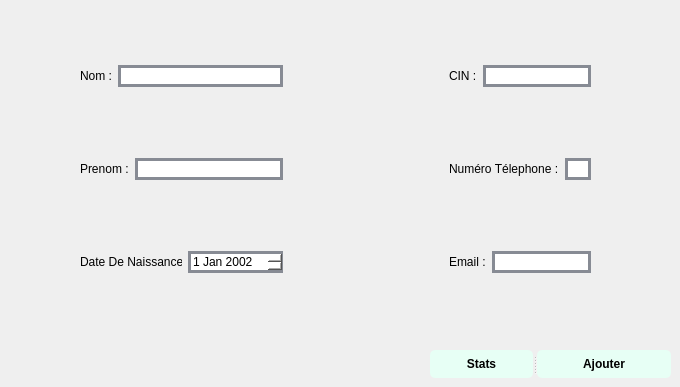
          <widget class="QWidget" name="Add">
           <attribute name="title">
            <string>Ajouter Client</string>
           </attribute>
           <widget class="QWidget" name="layoutWidget_2">
            <property name="geometry">
             <rect>
              <x>0</x>
              <y>0</y>
              <width>671</width>
              <height>341</height>
             </rect>
            </property>
            <layout class="QGridLayout" name="gridLayout">
             <item row="3" column="1">
              <layout class="QHBoxLayout" name="horizontalLayout_6">
               <property name="leftMargin">
                <number>80</number>
               </property>
               <property name="rightMargin">
                <number>80</number>
               </property>
               <item>
                <widget class="QLabel" name="label_88">
                 <property name="text">
                  <string>Email :</string>
                 </property>
                </widget>
               </item>
               <item>
                <widget class="QLineEdit" name="mail">
                 <property name="styleSheet">
                  <string notr="true">QLineEdit {
	font: 75 8pt &quot;MS Shell Dlg 2&quot;;
border: 3px solid #878b94;
border-radius: 40pxt;
background: white;
}</string>
                 </property>
                </widget>
               </item>
              </layout>
             </item>
             <item row="0" column="0">
              <layout class="QHBoxLayout" name="horizontalLayout_3">
               <property name="leftMargin">
                <number>80</number>
               </property>
               <property name="rightMargin">
                <number>80</number>
               </property>
               <item>
                <widget class="QLabel" name="label_89">
                 <property name="text">
                  <string>Nom :</string>
                 </property>
                </widget>
               </item>
               <item>
                <widget class="QLineEdit" name="nom">
                 <property name="styleSheet">
                  <string notr="true">QLineEdit {
	font: 75 8pt &quot;MS Shell Dlg 2&quot;;
border: 3px solid #878b94;
border-radius: 40pxt;
background: white;
}</string>
                 </property>
                </widget>
               </item>
              </layout>
             </item>
             <item row="1" column="0">
              <layout class="QHBoxLayout" name="horizontalLayout_4">
               <property name="leftMargin">
                <number>80</number>
               </property>
               <property name="rightMargin">
                <number>80</number>
               </property>
               <item>
                <widget class="QLabel" name="label_90">
                 <property name="text">
                  <string>Prenom :</string>
                 </property>
                </widget>
               </item>
               <item>
                <widget class="QLineEdit" name="prenom">
                 <property name="styleSheet">
                  <string notr="true">QLineEdit {
	font: 75 8pt &quot;MS Shell Dlg 2&quot;;
border: 3px solid #878b94;
border-radius: 40pxt;
background: white;
}</string>
                 </property>
                </widget>
               </item>
              </layout>
             </item>
             <item row="1" column="1">
              <layout class="QHBoxLayout" name="horizontalLayout_5">
               <property name="leftMargin">
                <number>80</number>
               </property>
               <property name="rightMargin">
                <number>80</number>
               </property>
               <item>
                <widget class="QLabel" name="label_91">
                 <property name="text">
                  <string>Numéro Télephone :</string>
                 </property>
                </widget>
               </item>
               <item>
                <widget class="QLineEdit" name="num_phone">
                 <property name="styleSheet">
                  <string notr="true">QLineEdit {
	font: 75 8pt &quot;MS Shell Dlg 2&quot;;
border: 3px solid #878b94;
border-radius: 40pxt;
background: white;
}</string>
                 </property>
                </widget>
               </item>
              </layout>
             </item>
             <item row="3" column="0">
              <layout class="QHBoxLayout" name="horizontalLayout_7">
               <property name="leftMargin">
                <number>80</number>
               </property>
               <property name="rightMargin">
                <number>80</number>
               </property>
               <item>
                <widget class="QLabel" name="label_92">
                 <property name="text">
                  <string>Date De Naissance :</string>
                 </property>
                </widget>
               </item>
               <item>
                <widget class="QDateEdit" name="hbd">
                 <property name="styleSheet">
                  <string notr="true">QDateEdit {
	font: 75 8pt &quot;MS Shell Dlg 2&quot;;
border: 3px solid #878b94;
border-radius: 40pxt;
background: white;
}</string>
                 </property>
                 <property name="dateTime">
                  <datetime>
                   <hour>0</hour>
                   <minute>0</minute>
                   <second>0</second>
                   <year>2002</year>
                   <month>1</month>
                   <day>1</day>
                  </datetime>
                 </property>
                </widget>
               </item>
              </layout>
             </item>
             <item row="0" column="1">
              <layout class="QHBoxLayout" name="horizontalLayout_8">
               <property name="leftMargin">
                <number>80</number>
               </property>
               <property name="rightMargin">
                <number>80</number>
               </property>
               <item>
                <widget class="QLabel" name="label_93">
                 <property name="text">
                  <string>CIN :</string>
                 </property>
                </widget>
               </item>
               <item>
                <widget class="QLineEdit" name="cin">
                 <property name="styleSheet">
                  <string notr="true">QLineEdit {
	font: 75 8pt &quot;MS Shell Dlg 2&quot;;
border: 3px solid #878b94;
border-radius: 40pxt;
background: white;
}</string>
                 </property>
                </widget>
               </item>
              </layout>
             </item>
            </layout>
           </widget>
           <widget class="QSplitter" name="splitter_3">
            <property name="geometry">
             <rect>
              <x>430</x>
              <y>350</y>
              <width>241</width>
              <height>28</height>
             </rect>
            </property>
            <property name="orientation">
             <enum>Qt::Horizontal</enum>
            </property>
            <widget class="QPushButton" name="stats">
             <property name="styleSheet">
              <string notr="true">QPushButton {
padding: 5px;
border-radius: 5px;
background-color:#e7fff5;
font-weight: bold;
}
QPushButton:hover
{
color :white;
}</string>
             </property>
             <property name="text">
              <string>Stats</string>
             </property>
            </widget>
            <widget class="QPushButton" name="add">
             <property name="styleSheet">
              <string notr="true">QPushButton {
padding: 5px;
border-radius: 5px;
background-color:#e7fff5;
font-weight: bold;
}
QPushButton:hover
{
color :white;
}</string>
             </property>
             <property name="text">
              <string>Ajouter</string>
             </property>
            </widget>
           </widget>
          </widget>
